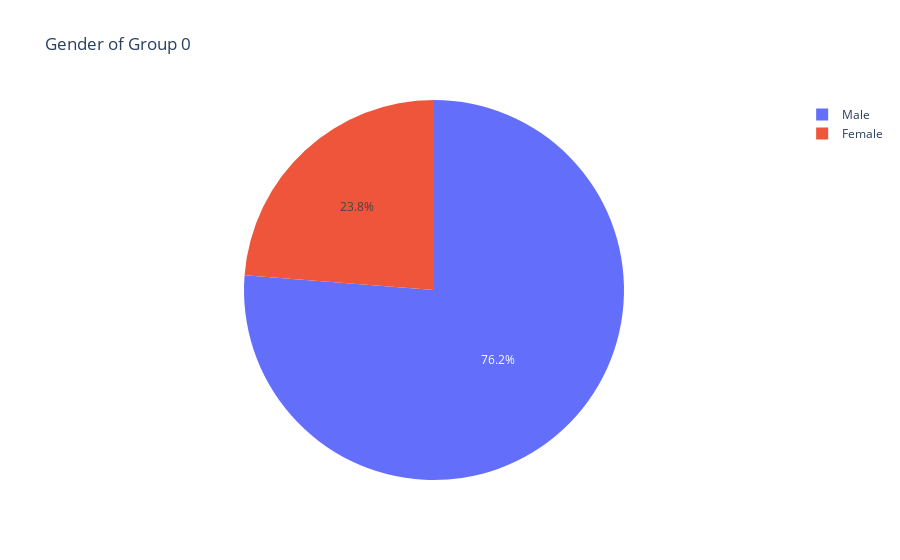

The cell this chart's notebook holds for it:
### Code cell
fig = px.pie(final_df[final_df['group'] == 0].groupby('male').count().reset_index(), names='male', values='profile', 
        title='Gender of Group 0')
fig.show()

### Figure 1 — Plotly figure (JSON) as saved in the notebook; plotly's stock layout.template omitted (floating-point values rounded to 4 significant figures)
{"data": [{"domain": {"x": [0, 1], "y": [0, 1]}, "hovertemplate": "male=%{label}<br>profile=%{value}<extra></extra>", "labels": ["Female", "Male"], "legendgroup": "", "name": "", "showlegend": true, "type": "pie", "values": [810, 2600]}], "layout": {"legend": {"tracegroupgap": 0}, "title": {"text": "Gender of Group 0"}}}
